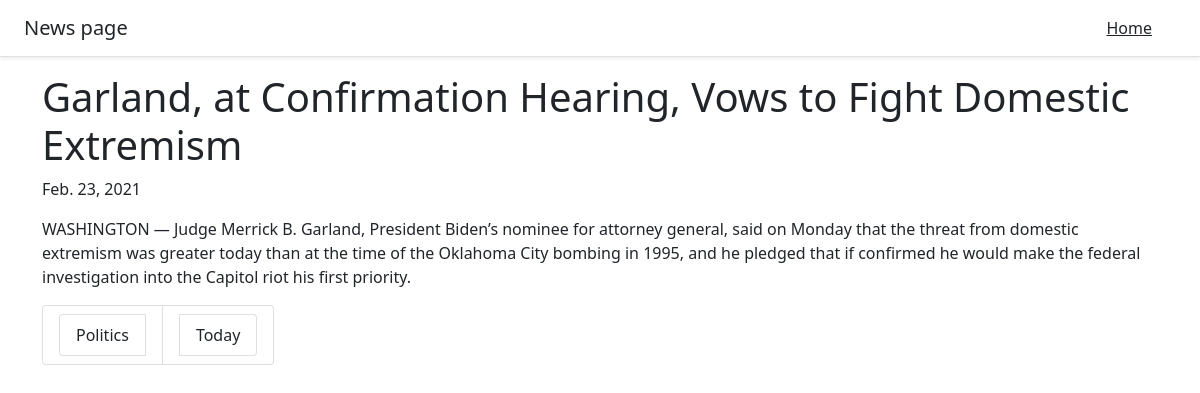
Screenshot of /3/ with the database file from the repository.
### news/models.py (models this page shows, shortened)
class News(models.Model):
    pub_date = models.DateField(default=datetime.now, blank=True)
    title = models.CharField(max_length=120, verbose_name="News title", db_index=True)
    text = HTMLField()
    categories = models.ForeignKey(Categories,
                                   on_delete=models.CASCADE,
                                   verbose_name="News categories")
    sub_categories = models.ManyToManyField(Categories,
                                            verbose_name="List for sub categories",
                                            related_name='provider')
    class Meta:
        verbose_name_plural = "News"

class Categories(models.Model):
    name = models.CharField(max_length=30, db_index=True)
    class Meta:
        verbose_name_plural = "Categories"
    def __str__(self):
        return self.name

### news/views.py (the view)
# urls.py: path('<int:news_id>/', views.detail_page)
def detail_page(request, news_id):
    news = News.objects.get(pk=news_id)
    categories = news.sub_categories.all()
    return render(request, 'news/details.html', {
        'news': news,
        'categories': categories
    })

### news/templates/news/details.html (shortened to what this page needs)
<!doctype html>
<html lang="en">
<head>
    <link href="https://cdn.jsdelivr.net/npm/bootstrap@5.0.0-beta2/dist/css/bootstrap.min.css" rel="stylesheet"
>
</head>
<body>
<header class="d-flex flex-column flex-md-row align-items-center p-3 px-md-4 mb-3 bg-body border-bottom shadow-sm">
    <p class="h5 my-0 me-md-auto fw-normal">News page</p>
    <nav class="my-2 my-md-0 me-md-3">
        <a class="p-2 text-dark" href="/">Home</a>
    </nav>
</header>
<div class="container">
    <h1>{{news.title}}</h1>
    <span>{{ news.pub_date }}</span>
    <p>{{news.text | safe }}</p>
    <ul class="list-group list-group-horizontal-md mb-3">
        <li class="list-group-item">
            <a href="/categories/{{ news.categories }}/"
               class="list-group-item list-group-item-action">
                {{ news.categories }}
            </a>
        </li>
        {% for sub_categories in categories %}
        <li class="list-group-item">
            <a href="/categories/{{ sub_categories.name }}/"
               class="list-group-item list-group-item-action">
                {{ sub_categories.name }}
            </a>
        </li>
        {% endfor %}
    </ul>
</div>
</body>
</html>

### rows the page displays
News: title "Garland, at Confirmation Hearing, Vows to Fight Domestic Extremism", pub_date "Feb. 23, 2021", text "WASHINGTON — Judge Merrick B. Garland, President Biden’s nominee for attorney general, said on Monday that the threat from domestic extremism was greater today than at the time of the Oklahoma City bombing in 1995, and he pledged that if confirmed he would make the federal investigation into the Capitol riot his first priority.", categories "Politics"
Categories: name "Today"
